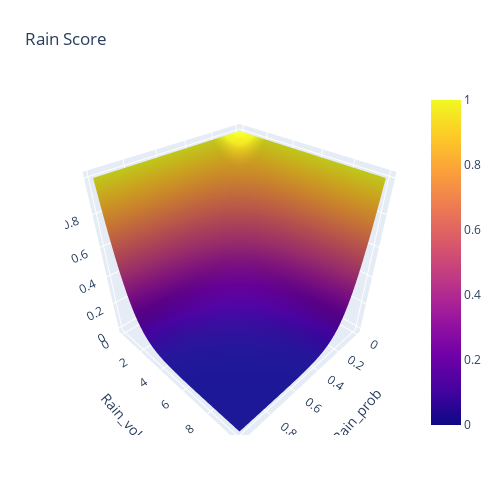

Notebook cell for this chart:
### Code cell
import plotly.graph_objects as go
# Read data from a csv
fig = go.Figure(data=[go.Surface(z=Z, x=x_axis, y=y_axis)])
fig.update_layout(title='Rain Score', autosize=False,
                width=500, height=500,
                margin=dict(l=65, r=50, b=65, t=90),
                scene = dict(
                    xaxis = dict(
                        title='Rain_prob'),
                    yaxis = dict(
                        title='Rain_vol'),
                    zaxis = dict(
                        title='Score'),))
fig.show()

### Figure 1 — Plotly figure (JSON) as saved in the notebook; plotly's stock layout.template omitted (floating-point values rounded to 4 significant figures; data arrays with more than 128 entries replaced by an {"elided": "..."} marker saying what was removed)
{"data": [{"type": "surface", "x": [0, 0.01, 0.02, 0.03, 0.04, 0.05, 0.06, 0.07, 0.08, 0.09, 0.1, 0.11, 0.12, 0.13, 0.14, 0.15, 0.16, 0.17, 0.18, 0.19, 0.2, 0.21, 0.22, 0.23, 0.24, 0.25, 0.26, 0.27, 0.28, 0.29, 0.3, 0.31, 0.32, 0.33, 0.34, 0.35, 0.36, 0.37, 0.38, 0.39, 0.4, 0.41, 0.42, 0.43, 0.44, 0.45, 0.46, 0.47, 0.48, 0.49, 0.5, 0.51, 0.52, 0.53, 0.54, 0.55, 0.56, 0.57, 0.58, 0.59, 0.6, 0.61, 0.62, 0.63, 0.64, 0.65, 0.66, 0.67, 0.68, 0.69, 0.7, 0.71, 0.72, 0.73, 0.74, 0.75, 0.76, 0.77, 0.78, 0.79, 0.8, 0.81, 0.82, 0.83, 0.84, 0.85, 0.86, 0.87, 0.88, 0.89, 0.9, 0.91, 0.92, 0.93, 0.94, 0.95, 0.96, 0.97, 0.98, 0.99], "y": {"elided": "1000 float values"}, "z": {"elided": "1000x100 float values"}}], "layout": {"autosize": false, "height": 500, "margin": {"b": 65, "l": 65, "r": 50, "t": 90}, "scene": {"xaxis": {"title": {"text": "Rain_prob"}}, "yaxis": {"title": {"text": "Rain_vol"}}, "zaxis": {"title": {"text": "Score"}}}, "title": {"text": "Rain Score"}, "width": 500}}
